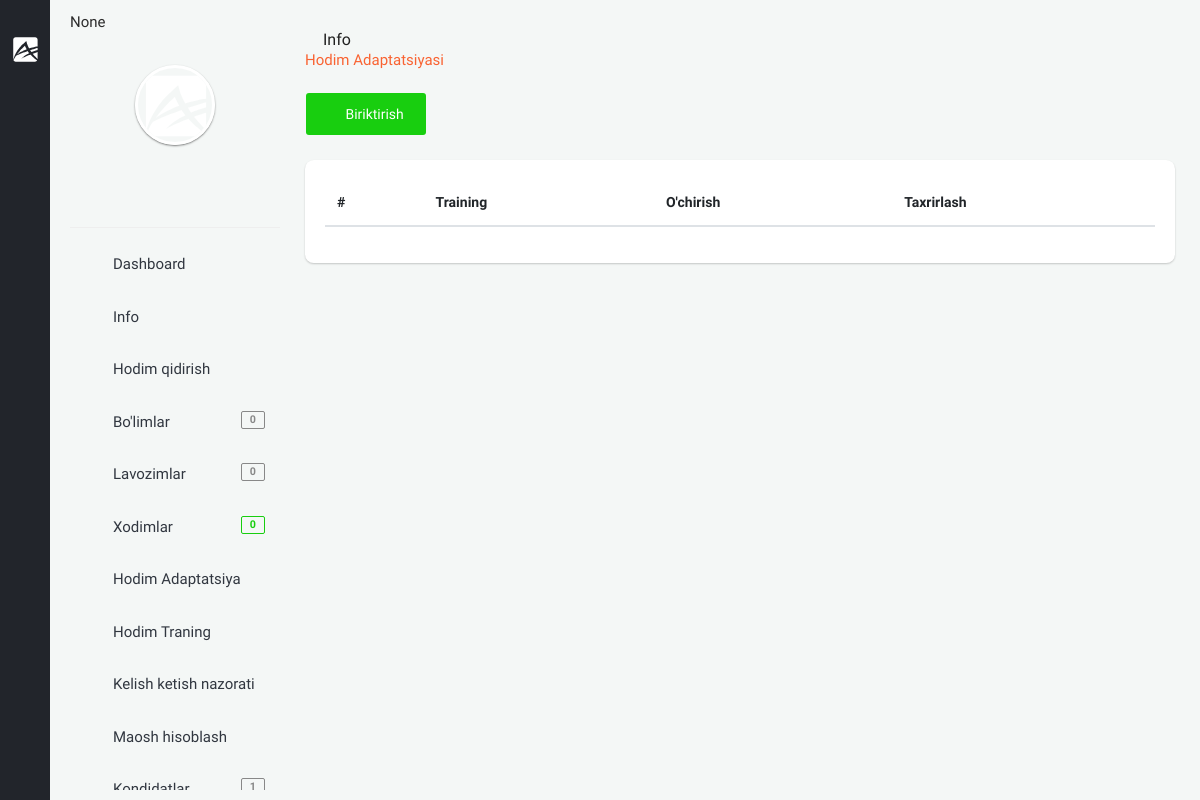
/backoffice/training-info (signed in), run on an earlier commit of the app's database.
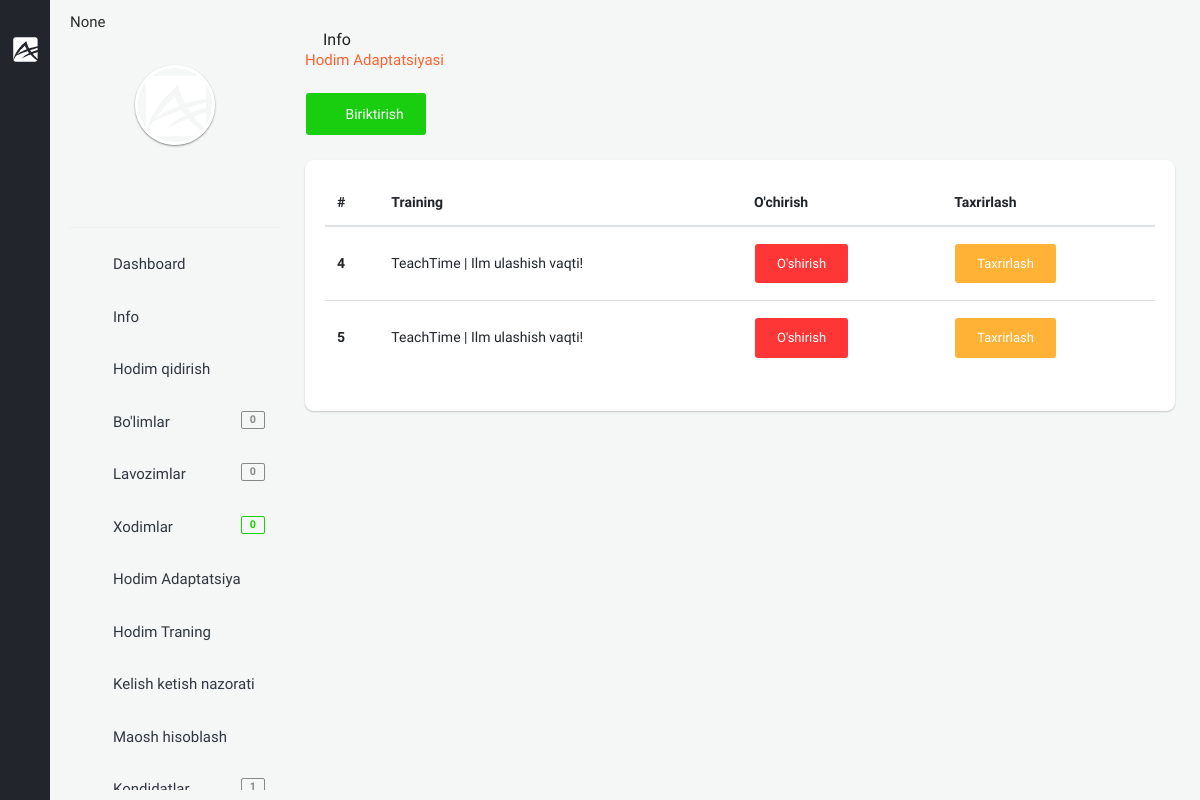
And on a later commit of the database.
### app/models.py (models this page shows, shortened)
class User(AbstractUser):
    branch = models.ForeignKey(Branch, on_delete=models.CASCADE, null=True, blank=True, verbose_name="Filial")
    company = models.ForeignKey("Company", on_delete=models.CASCADE, null=True, blank=True, verbose_name='Kompaniya')
    is_director = models.BooleanField(default=True)
    is_staff = models.BooleanField(default=True)
    created_at = models.DateTimeField(auto_now_add=True)
    class Meta:
        verbose_name_plural = "HR"

class TrainingInfo(models.Model):
    position = models.ForeignKey(Position, on_delete=models.CASCADE, null=True, blank=True,
                                 verbose_name="Xodimning lavozimi")
    title = models.CharField(null=True, blank=True, max_length=255)
    company = models.ForeignKey(Company, on_delete=models.CASCADE, blank=True, null=True, verbose_name="Kompaniya")
    info = RichTextUploadingField(null=True, blank=True)
    create_at = models.DateTimeField(auto_now_add=True)

### backoffice/views.py (the view, shortened to what this page needs)
# urls.py: path('training-info', views.TrainingInfoTemplateView.as_view(), name="training_info"),
class TrainingInfoTemplateView(LoginRequiredMixin, generic.CreateView):
    template_name = 'backoffice/pages/trainig-info/index.html'
    form_class = forms.TrainingInfoModelForm
    success_url = reverse_lazy('training_info')
    model = models.TrainingInfo
    def get_context_data(self, *, object_list=None, **kwargs):
        ctx = super(TrainingInfoTemplateView, self).get_context_data(**kwargs)
        company = self.request.user.company
        training_info = models.TrainingInfo.objects.filter(company=company)
        staffs = models.Staff.objects.filter(company=company)
        ctx['items'] = training_info
        ctx['staffs'] = staffs
        return ctx

### backoffice/forms.py
class TrainingInfoModelForm(forms.ModelForm):
    class Meta:
        model = models.TrainingInfo
        exclude = ('company',)

### app/models.py (called while the page is built)
    def __str__(self):
        return self.name

### backoffice/context_processors.py (called while the page is built)
def staff_amount(request):
    amount_staff = None
    if request.user.is_anonymous == False:
        company = request.user.company
        staff = models.Staff.objects.filter(company=company)
        amount_staff = staff.count()
    return {"amount_staff": amount_staff}

def position_amount(request):
    position_amounts = None
    if request.user.is_anonymous == False:
        company = request.user.company
        position = models.Position.objects.filter(company=company)
        position_amounts = position.count()
    return {
        'position_amounts': position_amounts
    }

def department_amount(request):
    department_amounts = None
    if request.user.is_anonymous == False:
        company = request.user.company
        department = models.Department.objects.filter(company=company)
        department_amounts = department.count()
    return {
        'department_amounts': department_amounts
    }

def bot_user_list_counter(request):
    department_amounts = None
    if request.user.is_anonymous == False:
        company = request.user.company
        department = models.NewStaff.objects.filter(company=company)
        department_amounts = department.count()
    return {
        'bot_user_list_counter': department_amounts
    }

### templates/backoffice/pages/trainig-info/index.html (shortened to what this page needs)
{% extends 'backoffice/base.html' %}
{% block content %}
    <section class="content">
        <div class="container-fluid">
            <div class="row clearfix">
                <div class="col-lg-12 col-md-12 col-sm-12">
                    <div class="card">
                        <div class="header">
                            <ul class="list-unstyled">
                                <li>
                                    <h2><i class="zmdi zmdi-info-outline"></i> Info</h2>
                                </li>
                                <li>
                                    <a href="">Hodim Adaptatsiyasi</a>
                                </li>
                            </ul>
                            <button type="button" data-color="pink" data-toggle="modal" data-target="#colorModal"
                                    class="btn btn-success waves-effect"><i class="zmdi zmdi-plus"></i> Biriktirish
                            </button>
                        </div>
                        <div class="body table-responsive">
                            <table class="table table-hover">
                                <thead>
                                <tr>
                                    <th>#</th>
                                    <th>Training</th>
                                    <th>O'chirish</th>
                                    <th>Taxrirlash</th>
                                </tr>
                                </thead>
                                <tbody>
                                {% for item in items %}
                                    <tr>
                                        <th scope="row">{{ item.id }}</th>
                                        <td>
                                            {{ item.title }}
                                        </td>
                                        <td>
                                            <form action="{% url 'training_info_delete' pk=item.pk %}" method="POST">
                                                <input class="btn btn-default btn-danger" type="submit"
                                                       value="O'shirish"/>
                                            </form>
                                        </td>
                                        <td>
                                            <a href="javascript:void(0);" data-color="pink"
                                               data-toggle="modal" data-target="#staff_adaptation{{ item.id }}"
                                               class="btn btn-warning waves-effect">Taxrirlash</a>
                                        </td>
                                    </tr>
                                {% endfor %}
                                </tbody>
                            </table>
                        </div>
                    </div>
                </div>
            </div>
        </div>
    </section>
{% endblock %}

### templates/backoffice/base.html (shortened to what this page needs)
{% load static %}
<!doctype html>
<html lang="en">
<head>
    {% include 'backoffice/../app/assets/links.html' %}
</head>
<body class="theme-black" style="overflow: auto">
{% if request.path == "/backoffice/login" or request.path == "/backoffice/registration" %}
{% else %}
    {% include 'backoffice/parts/minileftbar.html' %}
{% endif %}
{% block content %}{% endblock %}
</body>
</html>

### templates/app/assets/links.html
{% load static %}
<link rel="stylesheet" href="{% static 'backoffice/assets/plugins/bootstrap/css/bootstrap.min.css' %}">
<link rel="stylesheet" href="{% static 'backoffice/assets/plugins/jquery-datatable/dataTables.bootstrap4.min.css' %}">
<link  rel="stylesheet" href="{% static 'backoffice/assets/css/main.css' %}">
<link rel="stylesheet" href="{% static 'backoffice/assets/css/color_skins.css' %}">
<link rel="stylesheet" href="{% static 'backoffice/assets/plugins/multi-select/css/multi-select.css' %}">
<link rel="stylesheet" href="{% static 'backoffice/assets/plugins/bootstrap-select/css/bootstrap-select.css' %}">
<link rel="stylesheet" href="{% static 'backoffice/custom.css' %}">

### templates/backoffice/parts/minileftbar.html (shortened to what this page needs)
{% load static %}
<aside id="minileftbar" class="minileftbar">
    <ul class="menu_list">
        <li>
            <a href="javascript:void(0);" class="bars" style="display: inline;"></a>
            <a class="navbar-brand" href="{% url 'backoffice-main' %}"><img src="{% static 'backoffice/assets/images/logo.svg' %}" alt="Alpino"></a>
        </li>
        <li><a href="javascript:void(0);" class="menu-sm"><i class="zmdi zmdi-swap"></i></a></li>
        <li><a href="" title="Events"><i class="zmdi zmdi-calendar"></i></a></li>
        <li><a href="" title="Contact List"><i class="zmdi zmdi-account-box-phone"></i></a></li>
        <li><a href="javascript:void(0);" class="fullscreen" data-provide="fullscreen"><i
                class="zmdi zmdi-fullscreen"></i></a></li>
        <li class="power">
            <a href="{% url 'logout' %}" class="mega-menu"><i class="zmdi zmdi-power"></i></a>
        </li>
    </ul>
</aside>
<aside class="right_menu">
    <div id="leftsidebar" class="sidebar">
        <div class="menu">
            <ul class="list">
                <li>
                    <p>{{ request.user.company }}</p>
                </li>
                <li>
                    <div class="user-info m-b-20">
                        <div class="image">
                        {% if request.user.company.logo_url %}
                            <a href="{% url 'company_update' request.user.company.id %}" class=" waves-effect waves-block"><img src="{% if request.user.company.logo_url %}{{ request.user.company.logo_url }}{% endif %}" alt="User"></a>
                        {% else %}
                            <a href="{% url 'company_update' request.user.company.id %}" class=" waves-effect waves-block"><img src="{% static 'backoffice/assets/images/logo.svg' %}" alt="User"></a>
                        {% endif %}
                        </div>
                        <div class="detail">
                            <a href="javascript:void(0);" title="" class=" waves-effect waves-block"><i class="zmdi zmdi-facebook-box"></i></a>
                            <a href="javascript:void(0);" title="" class=" waves-effect waves-block"><i class="zmdi zmdi-linkedin-box"></i></a>
                            <a href="javascript:void(0);" title="" class=" waves-effect waves-block"><i class="zmdi zmdi-instagram"></i></a>
                            <a href="javascript:void(0);" title="" class=" waves-effect waves-block"><i class="zmdi zmdi-twitter-box"></i></a>
                        </div>
                    </div>
                </li>
                <li><a href="{% url 'backoffice-main' %}" class="toggled waves-effect waves-block"><i class="zmdi zmdi-home"></i><span>Dashboard</span></a></li>
                <li>
                    <a href="{% url 'info' %}" class="menu-toggle waves-effect waves-block"><i class="zmdi zmdi-desktop-windows"></i><span>Info</span></a>
                </li>
                <li>
                    <a href="{% url 'search_staff' %}" class="menu-toggle waves-effect waves-block"><i class="zmdi zmdi-search"></i><span>Hodim qidirish</span></a>
                </li>
                <li>
                    <a href="{% url 'department' %}" class="menu-toggle waves-effect waves-block"><i class="zmdi zmdi-window-maximize"></i><span>Bo'limlar</span> <span class="badge badge-default float-right">{{ department_amounts }}</span></a>
                </li>
                <li><a href="{% url 'position' %}" class="menu-toggle waves-effect waves-block"><i class="zmdi zmdi-ticket-star"></i><span>Lavozimlar</span><span class="badge badge-default float-right">{{ position_amounts }}</span></a>
                <li><a href="{% url 'staff' %}" class="menu-toggle waves-effect waves-block"><i class="zmdi zmdi zmdi-accounts-add"></i><span>Xodimlar</span><span class="badge badge-success float-right">{{ amount_staff }}</span></a></li>
                <li>
                    <a href="{% url 'training_info' %}" class="menu-toggle waves-effect waves-block"><i class="zmdi zmdi-desktop-windows"></i><span>Hodim Adaptatsiya</span></a>
                </li>
                <li>
                    <a href="" class="menu-toggle waves-effect waves-block"><i class="zmdi zmdi-run"></i><span>Hodim Traning</span></a>
                </li>
                <li>
                    <a href="{% url 'control_staff_flow' %}" class="menu-toggle waves-effect waves-block"><i class="zmdi zmdi-run"></i><span>Kelish ketish nazorati</span></a>
                </li>
                <li>
                    <a href="" class="menu-toggle waves-effect waves-block"><i class="zmdi zmdi-money-box"></i><span>Maosh hisoblash</span></a>
                </li>
                <li>
                    <a href="{% url 'new_telegram_staff' %}" class="menu-toggle waves-effect waves-block"><i class="zmdi zmdi-account-box-o "></i><span>Kondidatlar</span><span class="badge badge-default float-right">{{ bot_user_list_counter }}</span></a>
                </li>
            </ul>
        </div>
    </div>
</aside>

### templates/app/assets/scripts.html (shortened to what this page needs)
{% load  static %}

### backoffice/static/backoffice/assets/css/color_skins.css (style rules this page uses)
.theme-black .minileftbar { background: #22252b }
.theme-black .minileftbar .menu_list li a { color: #afafaf }
.theme-black .card .header h2:before { background: #313740 }

What changed in the data, as far as the page shows it:
added TrainingInfo: id "4", title "TeachTime | Ilm ulashish vaqti!"
added TrainingInfo: id "5", title "TeachTime | Ilm ulashish vaqti!"
